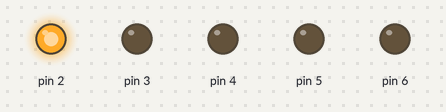
Simulated run of this sketch. Board: Arduino Uno, built with avr-gcc and run on an emulated ATmega328P. Parts: output pins drawn as LEDs (lit = HIGH).

Above: at 0.1 s.
At 0.9 s:
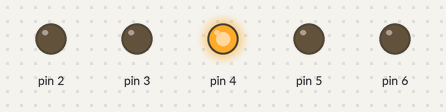
At 1.3 s:
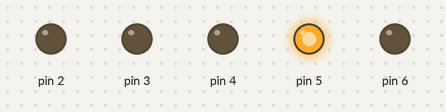
At 1.7 s:
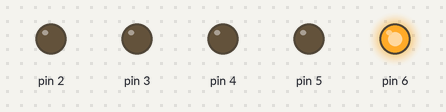
At 2.5 s:
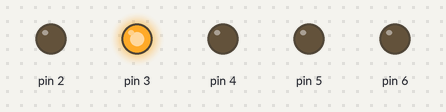
At 4.3 s:
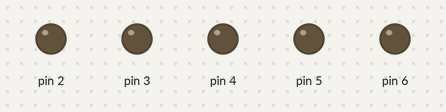
Timing chart, 0 to 4.6 s (numbered marks = the images above):
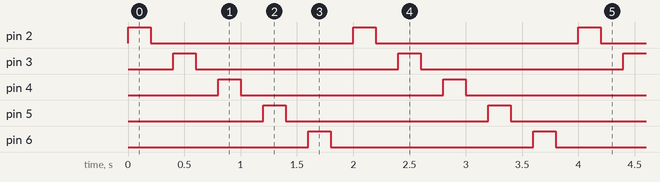

Measured:
- by itself, pin 2–6: alternates HIGH for 0.20 s and LOW for 1.8 s
- by itself, everything shown: repeats every 2.0 s, in 10 steps

The sketch:

led_connection1.ino
```cpp
// C++ code
int timer = 200;
void setup()
{
  for(int LED_PIN = 2; LED_PIN<7; LED_PIN++)
  {
    pinMode(LED_PIN,OUTPUT);
  }
}

void loop()
{
  for(int LED_PIN = 2; LED_PIN<7; LED_PIN++)
  {
    digitalWrite(LED_PIN,HIGH);
    delay(timer);
    digitalWrite(LED_PIN,LOW);
    delay(timer);
  }
}
```
